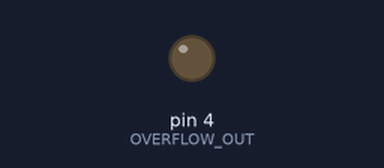
The sketch below on a simulated Arduino Uno, built with avr-gcc and run on an emulated ATmega328P. Parts: output pins drawn as LEDs (lit = HIGH).

Above: at 2.0 s.
At 6.2 s:
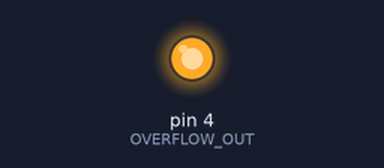
Timing chart, 0 to 10.9 s (numbered marks = the images above):
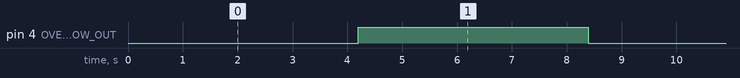

The sketch:

overflow_interrupt_register_programming_atmega328p.ino
```cpp
#define OVERFLOW_OUT 4

void setup() {
  pinMode(OVERFLOW_OUT, OUTPUT);


  TCCR1A = 0;
  TCCR1B = 0;
  TCNT1 = 0;

  TCCR1B = 0b00000101;
  TIMSK1 = 0b00000001;
}

void loop() {
  // put your main code here, to run repeatedly:
}

ISR(TIMER1_OVF_vect) {
  digitalWrite(OVERFLOW_OUT, !digitalRead(OVERFLOW_OUT));

}
```

Measured:
- by itself, pin 4 (OVERFLOW_OUT): alternates HIGH for 4.2 s and LOW for 4.2 s
